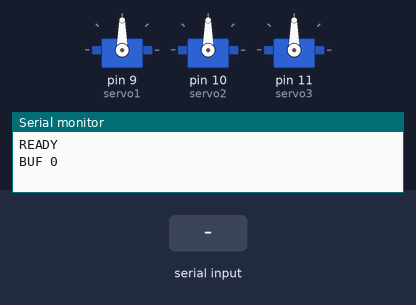
The sketch below on a simulated Arduino Uno, built with avr-gcc and run on an emulated ATmega328P. On the bench: 3 × servo, the last lines printed to the serial monitor. Inputs (shaded band) come from the test bench.

Above: at 1.5 s.
1.6 s: "90,45,200,10\n" received over Serial
At 2.0 s:
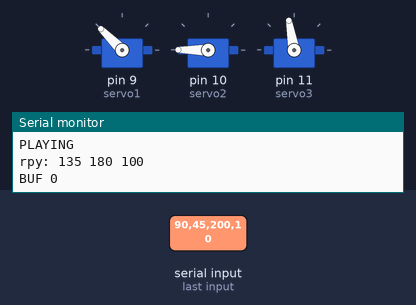
6.1 s: "ZERO\n" received over Serial
At 6.9 s:
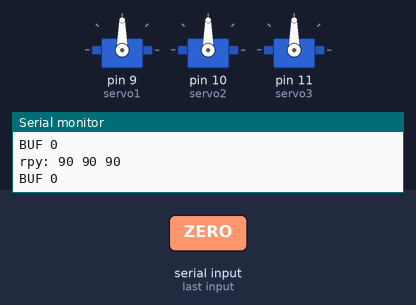
Timing chart, 0 to 8.6 s (numbered marks = the images above; inputs shaded):
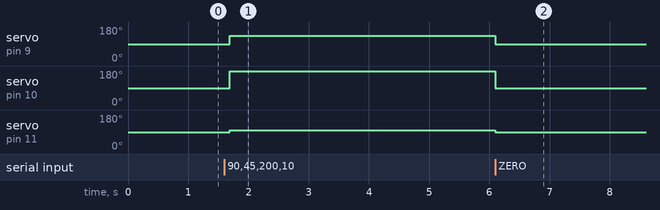

Measured:
- after the input at 1.6 s, servo on pin 9 (servo1): 90° → 135° after 0.09 s; servo on pin 10 (servo2): 90° → 180° after 0.09 s; servo on pin 11 (servo3): 90° → 100° after 0.09 s
- after the input at 6.1 s, servo on pin 9 (servo1): 135° → 90° at once; servo on pin 10 (servo2): 180° → 90° at once; servo on pin 11 (servo3): 100° → 90° at once

The sketch:

CSVtoMotorsV4.ino
```cpp
#include <Servo.h>
#include <string.h>
#include <stdio.h>

Servo s1, s2, s3;

const int servo1 = 9;
const int servo2 = 10;
const int servo3 = 11;
const int SERVO_OFFSET = 90;

const int BUF_SIZE = 24;

struct Sample {
  uint32_t t_ms;
  int8_t a1;
  int8_t a2;
  int8_t a3;
};

Sample buf[BUF_SIZE];
volatile int head = 0;
volatile int tail = 0;
volatile int count = 0;

bool started = false;
bool endReceived = false;
bool playingAnnounced = false;
uint32_t tStart = 0;

bool readLine(char* out, size_t maxLen) {
  static size_t pos = 0;
  while (Serial.available()) {
    char c = (char)Serial.read();
    if (c == '\r') continue;
    if (c == '\n') {
      out[pos] = '\0';
      pos = 0;
      return true;
    }
    if (pos < maxLen - 1) out[pos++] = c;
  }
  return false;
}

void printBufCount() {
  Serial.print(F("BUF "));
  Serial.println(count);
}

bool pushSample(uint32_t t, int a1, int a2, int a3) {
  if (count >= BUF_SIZE) return false;
  buf[tail].t_ms = t;
  buf[tail].a1 = (int8_t)constrain(a1, -90, 90);
  buf[tail].a2 = (int8_t)constrain(a2, -90, 90);
  buf[tail].a3 = (int8_t)constrain(a3, -90, 90);
  tail = (tail + 1) % BUF_SIZE;
  count++;
  return true;
}

bool peekSample(Sample &s) {
  if (count <= 0) return false;
  s = buf[head];
  return true;
}

bool popSample(Sample &s) {
  if (count <= 0) return false;
  s = buf[head];
  head = (head + 1) % BUF_SIZE;
  count--;
  return true;
}

void resetStream() {
  head = 0;
  tail = 0;
  count = 0;
  started = false;
  endReceived = false;
  playingAnnounced = false;
  tStart = 0;
}

void setup() {
  Serial.begin(115200);

  s1.attach(servo1, 1000, 2000);
  s2.attach(servo2, 1000, 2000);
  s3.attach(servo3, 1000, 2000);

  s1.write(90);
  s2.write(90);
  s3.write(90);
  delay(300);

  Serial.println(F("READY"));
  printBufCount();
}

void loop() {
  static char line[64];

  while (readLine(line, sizeof(line))) {
    if (strcmp(line, "START") == 0) {
      resetStream();
      Serial.println(F("READY"));
      printBufCount();
      continue;
    }

    if (strcmp(line, "END") == 0) {
      endReceived = true;
      Serial.println(F("END-ACK"));
      printBufCount();
      continue;
    }

    if (strcmp(line, "STOP") == 0) {
      resetStream();
      Serial.println(F("STOPPED"));
      printBufCount();
      continue;
    }

    if (strcmp(line, "ZERO") == 0) {
      s1.write(90);
      s2.write(90);
      s3.write(90);
      Serial.println(F("rpy: 90 90 90"));
      printBufCount();
      continue;
    }

    uint32_t t;
    int a1, a2, a3;
    if (sscanf(line, "%lu,%d,%d,%d", &t, &a1, &a2, &a3) == 4) {
      if (pushSample(t, a1, a2, a3)) {
        printBufCount();
      } else {
        Serial.println(F("ERR: BUF_FULL"));
        printBufCount();
      }
    } else {
      Serial.println(F("ERR: BAD_LINE"));
      printBufCount();
    }
  }

  if (count > 0) {
    Sample s;
    if (peekSample(s)) {
      if (!started) {
        tStart = millis();
        started = true;
      }

      uint32_t now = millis() - tStart;
      if (now >= s.t_ms) {
        popSample(s);

        int pos1 = constrain((int)s.a1 + SERVO_OFFSET, 0, 180);
        int pos2 = constrain((int)s.a2 + SERVO_OFFSET, 0, 180);
        int pos3 = constrain((int)s.a3 + SERVO_OFFSET, 0, 180);

        s1.write(pos1);
        s2.write(pos2);
        s3.write(pos3);

        if (!playingAnnounced) {
          Serial.println(F("PLAYING"));
          playingAnnounced = true;
        }

        Serial.print(F("rpy: "));
        Serial.print(pos1);
        Serial.print(' ');
        Serial.print(pos2);
        Serial.print(' ');
        Serial.println(pos3);

        printBufCount();
      }
    }
  }

  if (endReceived && count == 0 && started) {
    Serial.println(F("DONE"));
    resetStream();
    printBufCount();
  }
}
```
